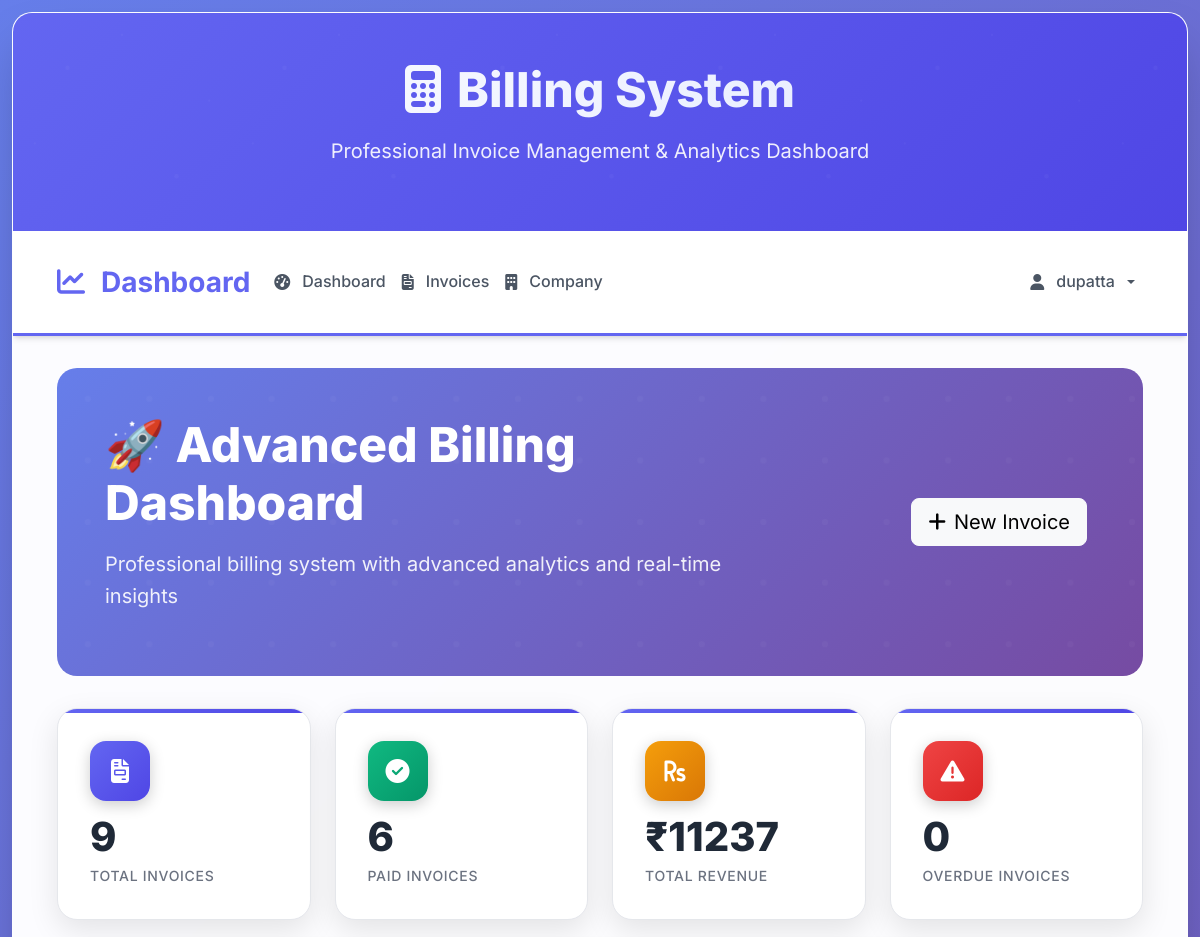
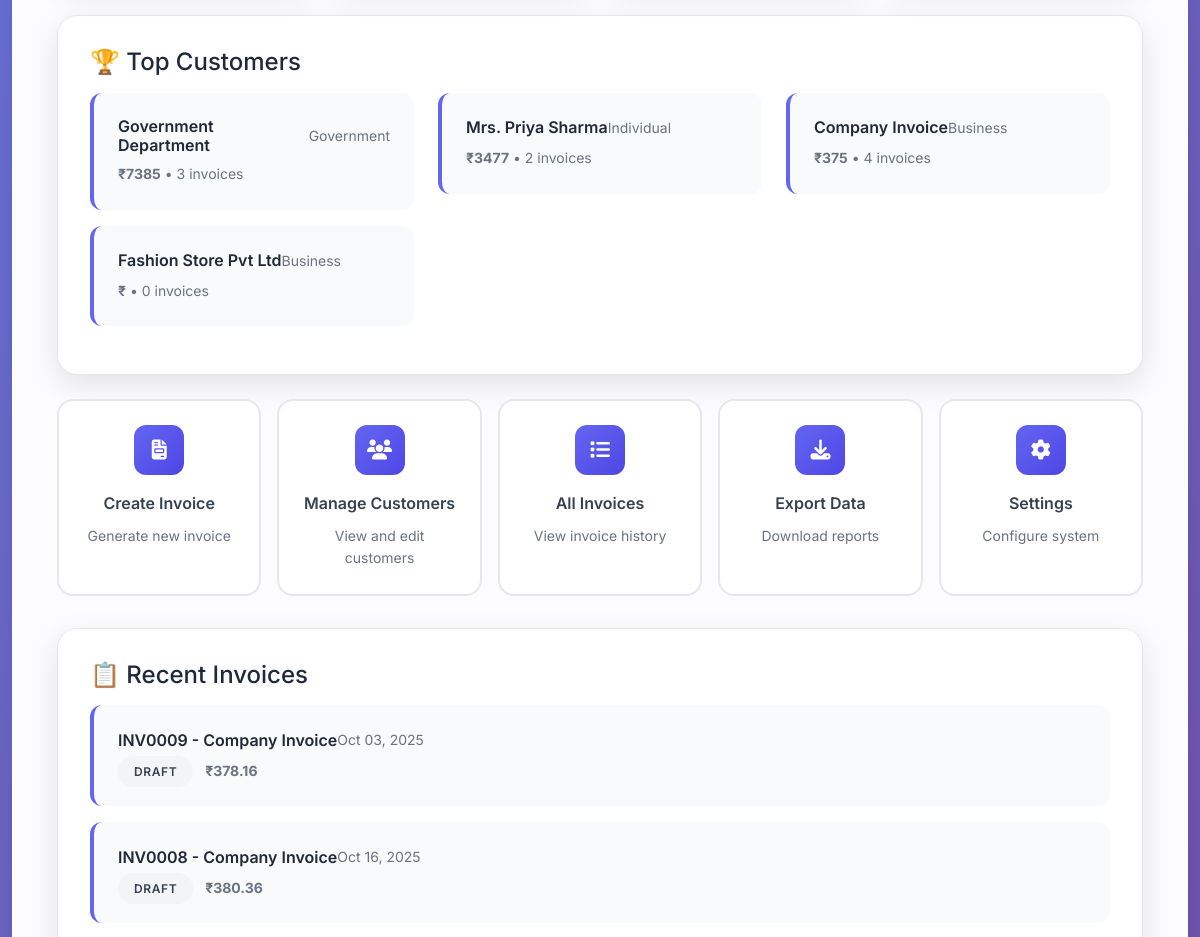
/bill/ (signed in, upper part), run on an earlier commit of the app's database (2 pictures, top to bottom).
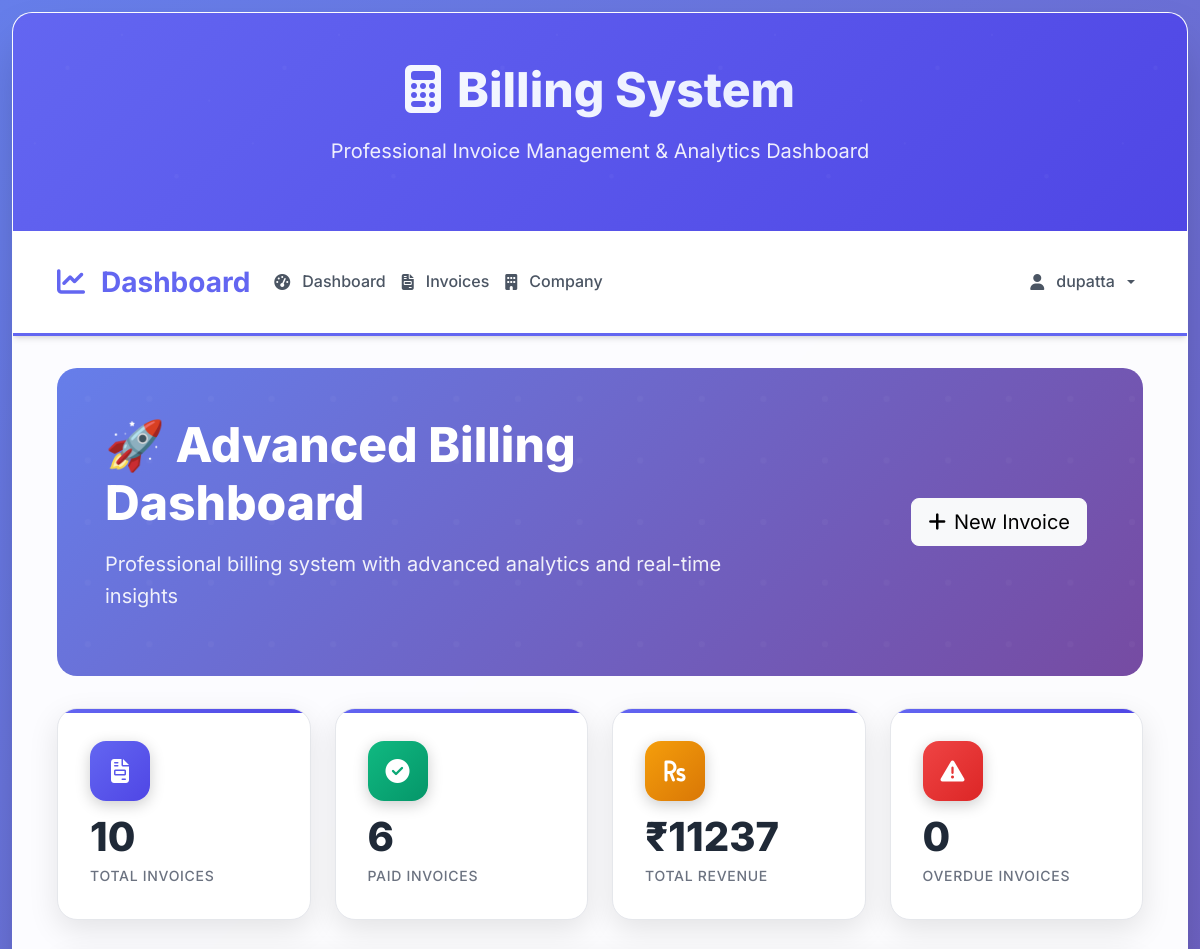
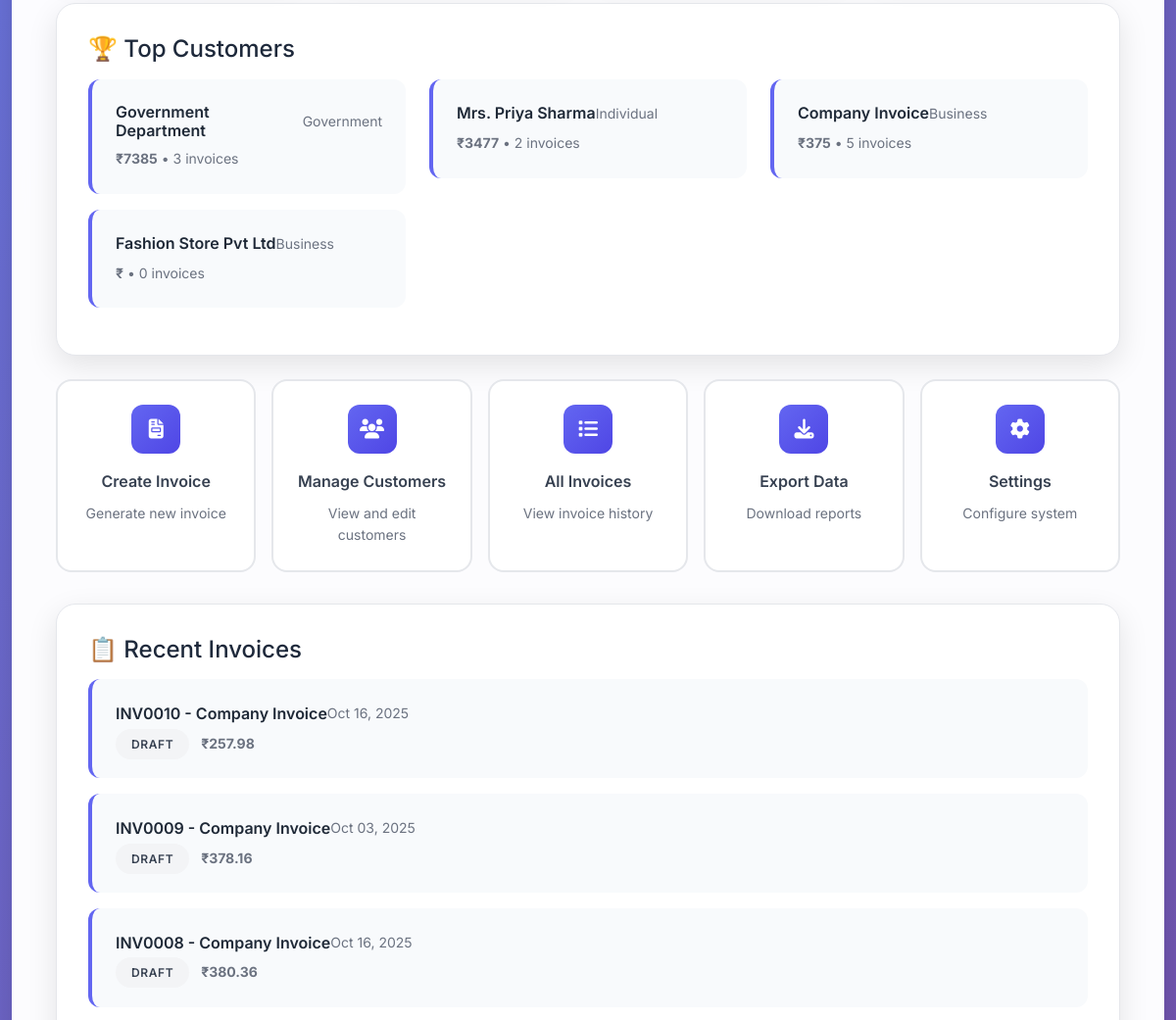
And on a later commit of the database (2 pictures, top to bottom).
### accounts/models.py (models this page shows, shortened)
class User(AbstractUser):
    phone_regex = RegexValidator(
        regex=r'^\+?1?\d{9,15}$',
        message="Phone number must be entered in the format: '+999999999'. Up to 15 digits allowed."
    )
    email = models.EmailField(unique=True)
    phone_number = models.CharField(validators=[phone_regex], max_length=17, blank=True)
    date_of_birth = models.DateField(null=True, blank=True)
    is_email_verified = models.BooleanField(default=False)
    is_phone_verified = models.BooleanField(default=False)
    created_at = models.DateTimeField(auto_now_add=True)
    updated_at = models.DateTimeField(auto_now=True)
    USERNAME_FIELD = 'email'
    REQUIRED_FIELDS = ['username', 'first_name', 'last_name']
    def get_full_name(self):
        return f"{self.first_name} {self.last_name}".strip()

### billing/advanced_models.py (models this page shows, shortened)
class AdvancedCustomer(models.Model):
    CUSTOMER_TYPE_CHOICES = [
        ('individual', 'Individual'),
        ('business', 'Business'),
        ('government', 'Government'),
    ]
    customer_id = models.UUIDField(default=uuid.uuid4, editable=False, unique=True)
    name = models.CharField(max_length=200)
    email = models.EmailField(blank=True, null=True)
    phone = models.CharField(max_length=15, blank=True, null=True)
    alternate_phone = models.CharField(max_length=15, blank=True, null=True)
    address = models.TextField(blank=True, null=True)
    city = models.CharField(max_length=50, blank=True, null=True)
    state = models.CharField(max_length=50, blank=True, null=True)
    pincode = models.CharField(max_length=10, blank=True, null=True)
    country = models.CharField(max_length=50, default="India")
    customer_type = models.CharField(max_length=20, choices=CUSTOMER_TYPE_CHOICES, default='individual')
    gst_number = models.CharField(max_length=15, blank=True, null=True)
    pan_number = models.CharField(max_length=10, blank=True, null=True)
    credit_limit = models.DecimalField(max_digits=10, decimal_places=2, default=0)
    payment_terms = models.PositiveIntegerField(default=30)  # days
    notes = models.TextField(blank=True, null=True)
    is_active = models.BooleanField(default=True)
    created_at = models.DateTimeField(auto_now_add=True)
    updated_at = models.DateTimeField(auto_now=True)
    class Meta:
        verbose_name = "Advanced Customer"
        verbose_name_plural = "Advanced Customers"
        ordering = ['-created_at']

class AdvancedInvoice(models.Model):
    STATUS_CHOICES = [
        ('draft', 'Draft'),
        ('sent', 'Sent'),
        ('viewed', 'Viewed'),
        ('paid', 'Paid'),
        ('overdue', 'Overdue'),
        ('cancelled', 'Cancelled'),
    ]
    PAYMENT_METHOD_CHOICES = [
        ('cash', 'Cash'),
        ('bank_transfer', 'Bank Transfer'),
        ('cheque', 'Cheque'),
        ('upi', 'UPI'),
        ('card', 'Card'),
        ('other', 'Other'),
    ]
    invoice_id = models.UUIDField(default=uuid.uuid4, editable=False, unique=True)
    invoice_number = models.CharField(max_length=50, unique=True)
    customer = models.ForeignKey(AdvancedCustomer, on_delete=models.CASCADE, related_name='invoices')
    company = models.ForeignKey(AdvancedCompanyProfile, on_delete=models.CASCADE)
    date = models.DateField()
    due_date = models.DateField()
    sent_date = models.DateTimeField(blank=True, null=True)
    paid_date = models.DateTimeField(blank=True, null=True)
    status = models.CharField(max_length=20, choices=STATUS_CHOICES, default='draft')
    payment_method = models.CharField(max_length=20, choices=PAYMENT_METHOD_CHOICES, blank=True, null=True)
    payment_reference = models.CharField(max_length=100, blank=True, null=True)
    subtotal = models.DecimalField(max_digits=10, decimal_places=2, default=0)
    discount_percentage = models.DecimalField(max_digits=5, decimal_places=2, default=0,
                                           validators=[MinValueValidator(0), MaxValueValidator(100)])
    discount_amount = models.DecimalField(max_digits=10, decimal_places=2, default=0)
    tax_rate = models.DecimalField(max_digits=5, decimal_places=2, default=Decimal('5.00'))  # CGST + SGST = 5%
    tax_amount = models.DecimalField(max_digits=10, decimal_places=2, default=0)
    total_amount = models.DecimalField(max_digits=10, decimal_places=2, default=0)
    notes = models.TextField(blank=True, null=True)
    terms_conditions = models.TextField(blank=True, null=True)
    internal_notes = models.TextField(blank=True, null=True)
    created_at = models.DateTimeField(auto_now_add=True)
    updated_at = models.DateTimeField(auto_now=True)
    class Meta:
        verbose_name = "Advanced Invoice"
        verbose_name_plural = "Advanced Invoices"
        ordering = ['-created_at']

### billing/advanced_views.py (the view)
# urls.py: path('', advanced_views.advanced_dashboard, name='advanced_dashboard'),
@superuser_required_with_login
def advanced_dashboard(request):
    company = AdvancedCompanyProfile.objects.get_or_create(id=1)[0]
    total_invoices = AdvancedInvoice.objects.count()
    paid_invoices = AdvancedInvoice.objects.filter(status='paid').count()
    overdue_invoices = AdvancedInvoice.objects.filter(
        status__in=['sent', 'viewed'],
        due_date__lt=timezone.now().date()
    ).count()
    total_revenue = AdvancedInvoice.objects.filter(status='paid').aggregate(
        total=Sum('total_amount')
    )['total'] or 0
    pending_amount = AdvancedInvoice.objects.filter(
        status__in=['sent', 'viewed']
    ).aggregate(total=Sum('total_amount'))['total'] or 0
    recent_invoices = AdvancedInvoice.objects.select_related('customer').order_by('-created_at')[:10]
    six_months_ago = timezone.now().date() - timedelta(days=180)
    monthly_data = []
    for i in range(6):
        month_start = six_months_ago + timedelta(days=30*i)
        month_end = month_start + timedelta(days=30)
        revenue = AdvancedInvoice.objects.filter(
            status='paid',
            paid_date__date__range=[month_start, month_end]
        ).aggregate(total=Sum('total_amount'))['total'] or 0
        monthly_data.append({
            'month': month_start.strftime('%b %Y'),
            'revenue': float(revenue)
        })
    top_customers = AdvancedCustomer.objects.annotate(
        total_spent=Sum('invoices__total_amount', filter=Q(invoices__status='paid'))
    ).order_by('-total_spent')[:5]
    context = {
        'company': company,
        'total_invoices': total_invoices,
        'paid_invoices': paid_invoices,
        'overdue_invoices': overdue_invoices,
        'total_revenue': total_revenue,
        'pending_amount': pending_amount,
        'recent_invoices': recent_invoices,
        'monthly_data': monthly_data,
        'top_customers': top_customers,
    }
    return render(request, 'billing/advanced_dashboard.html', context)

### templates/billing/advanced_dashboard.html (shortened to what this page needs)
{% extends 'billing/base_billing.html' %}
{% block content %}
<div class="container-fluid">
    <div class="dashboard-hero" data-aos="fade-down">
        <div class="row align-items-center">
            <div class="col-lg-8">
                <h1>🚀 Advanced Billing Dashboard</h1>
                <p>Professional billing system with advanced analytics and real-time insights</p>
                    </div>
            <div class="col-lg-4 text-end">
                <a href="{% url 'billing:advanced_invoice_create' %}" class="btn btn-light btn-lg me-2">
                    <i class="fas fa-plus me-2"></i>New Invoice
                </a>
            </div>
        </div>
    </div>
    <div class="stats-grid" data-aos="fade-up">
            <div class="stat-card">
            <div class="stat-icon primary">
                <i class="fas fa-file-invoice"></i>
            </div>
            <div class="stat-number">{{ total_invoices }}</div>
            <div class="stat-label">Total Invoices</div>
        </div>
            <div class="stat-card">
            <div class="stat-icon success">
                <i class="fas fa-check-circle"></i>
            </div>
            <div class="stat-number">{{ paid_invoices }}</div>
            <div class="stat-label">Paid Invoices</div>
        </div>
            <div class="stat-card">
            <div class="stat-icon warning">
                <i class="fas fa-rupee-sign"></i>
            </div>
            <div class="stat-number">₹{{ total_revenue|floatformat:0 }}</div>
            <div class="stat-label">Total Revenue</div>
        </div>
            <div class="stat-card">
            <div class="stat-icon danger">
                <i class="fas fa-exclamation-triangle"></i>
            </div>
            <div class="stat-number">{{ overdue_invoices }}</div>
            <div class="stat-label">Overdue Invoices</div>
        </div>
    </div>
    <div class="row mb-4">
        <div class="col-12">
            <div class="recent-activity" data-aos="fade-up">
                <h4 class="mb-3">🏆 Top Customers</h4>
                {% if top_customers %}
                    <div class="row">
                    {% for customer in top_customers %}
                        <div class="col-lg-4 col-md-6 mb-3">
                    <div class="activity-item">
                                <div class="activity-header">
                                    <h6 class="activity-title">{{ customer.name }}</h6>
                                    <span class="activity-date">{{ customer.customer_type|title }}</span>
                            </div>
                                <p class="activity-desc">
                                    <strong>₹{{ customer.total_spent|floatformat:0 }}</strong> • {{ customer.invoices.count }} invoices
                                </p>
                            </div>
                        </div>
                        {% endfor %}
                    </div>
                {% endif %}
            </div>
        </div>
    </div>
    <div class="quick-actions" data-aos="fade-up">
        <a href="{% url 'billing:advanced_invoice_create' %}" class="quick-action-btn">
            <div class="quick-action-icon">
                <i class="fas fa-file-invoice"></i>
                    </div>
            <div class="quick-action-title">Create Invoice</div>
            <div class="quick-action-desc">Generate new invoice</div>
                        </a>
        <a href="{% url 'billing:advanced_invoice_list' %}" class="quick-action-btn">
            <div class="quick-action-icon">
                <i class="fas fa-users"></i>
                    </div>
            <div class="quick-action-title">Manage Customers</div>
            <div class="quick-action-desc">View and edit customers</div>
                        </a>
        <a href="{% url 'billing:advanced_invoice_list' %}" class="quick-action-btn">
            <div class="quick-action-icon">
                <i class="fas fa-list"></i>
                    </div>
            <div class="quick-action-title">All Invoices</div>
            <div class="quick-action-desc">View invoice history</div>
                        </a>
        <a href="#" class="quick-action-btn">
            <div class="quick-action-icon">
                <i class="fas fa-download"></i>
                    </div>
            <div class="quick-action-title">Export Data</div>
            <div class="quick-action-desc">Download reports</div>
        </a>
        <a href="{% url 'billing:company_profile' %}" class="quick-action-btn">
            <div class="quick-action-icon">
                <i class="fas fa-cog"></i>
            </div>
            <div class="quick-action-title">Settings</div>
            <div class="quick-action-desc">Configure system</div>
        </a>
    </div>
    <div class="recent-activity" data-aos="fade-up">
                <h4 class="mb-3">📋 Recent Invoices</h4>
                {% if recent_invoices %}
                            {% for invoice in recent_invoices %}
            <div class="activity-item">
                <div class="activity-header">
                    <h6 class="activity-title">{{ invoice.invoice_number }} - {{ invoice.customer.name }}</h6>
                    <span class="activity-date">{{ invoice.date|date:"M d, Y" }}</span>
                </div>
                <p class="activity-desc">
                    <span class="status-badge status-{{ invoice.status }}">{{ invoice.status|title }}</span>
                    <strong class="ms-2">₹{{ invoice.total_amount|floatformat:2 }}</strong>
                </p>
            </div>
            {% endfor %}
                {% endif %}
    </div>
</div>
{% endblock %}

### templates/billing/base_billing.html (shortened to what this page needs)
<!DOCTYPE html>
<html lang="en">
<head>
    <link href="https://cdn.jsdelivr.net/npm/bootstrap@5.3.2/dist/css/bootstrap.min.css" rel="stylesheet">
    <link href="https://cdnjs.cloudflare.com/ajax/libs/font-awesome/6.5.0/css/all.min.css" rel="stylesheet">
    <link href="https://unpkg.com/aos@2.3.1/dist/aos.css" rel="stylesheet">
    {% load static %}
    <link href="{% static 'billing/css/billing.css' %}" rel="stylesheet">
</head>
<body>
    <div class="billing-container">
        <div class="billing-header" data-aos="fade-down">
            <h1><i class="fas fa-calculator me-3"></i>Billing System</h1>
            <p>Professional Invoice Management & Analytics Dashboard</p>
        </div>
        <nav class="billing-navbar navbar navbar-expand-lg" data-aos="fade-up">
            <div class="container-fluid">
                <a class="navbar-brand" href="{% url 'billing:advanced_dashboard' %}">
                    <i class="fas fa-chart-line me-2"></i>Dashboard
                </a>
                <div class="collapse navbar-collapse" id="navbarNav">
                    <ul class="navbar-nav me-auto">
                        <li class="nav-item">
                            <a class="nav-link" href="{% url 'billing:advanced_dashboard' %}">
                                <i class="fas fa-tachometer-alt me-1"></i>Dashboard
                            </a>
                        </li>
                        <li class="nav-item">
                            <a class="nav-link" href="{% url 'billing:advanced_invoice_list' %}">
                                <i class="fas fa-file-invoice me-1"></i>Invoices
                            </a>
                        </li>
                        <li class="nav-item">
                            <a class="nav-link" href="{% url 'billing:company_profile' %}">
                                <i class="fas fa-building me-1"></i>Company
                            </a>
                        </li>
                    </ul>
                    <ul class="navbar-nav">
                        <li class="nav-item dropdown">
                            <a class="nav-link dropdown-toggle" href="#" role="button" data-bs-toggle="dropdown">
                                <i class="fas fa-user me-1"></i>{{ user.get_full_name|default:user.username }}
                            </a>
                        </li>
                    </ul>
                </div>
            </div>
        </nav>
        <div class="billing-content">
            {% block content %}{% endblock %}
        </div>
    </div>
</body>
</html>

What changed in the data, as far as the page shows it:
computed for AdvancedCustomer "Company Invoice": invoices.count "4" → "5"
added AdvancedInvoice: invoice_number "INV0010", customer.name "Company Invoice", date "Oct 16, 2025", status "DRAFT", total_amount "257.98"
Also different on the page:
{{ total_invoices }}: "9" → "10"
